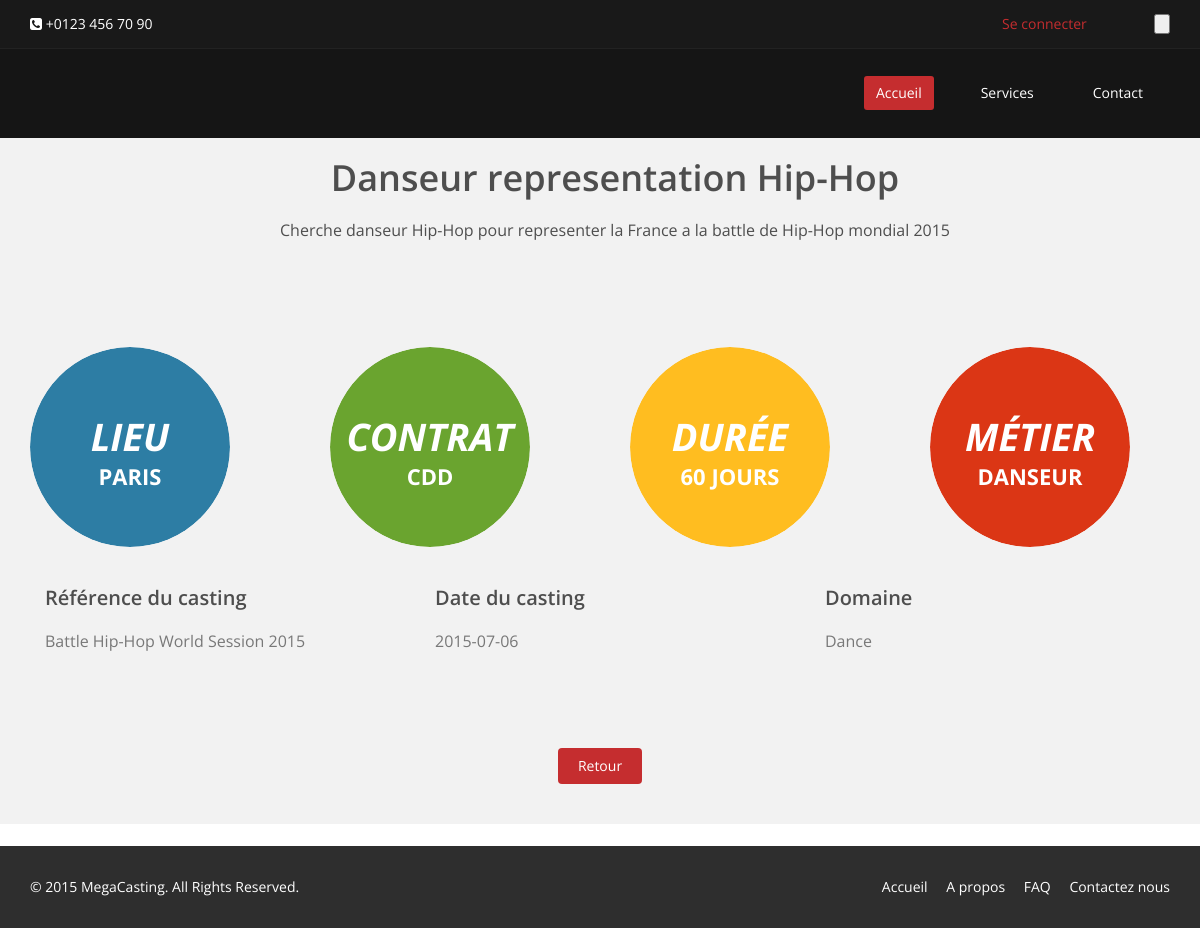
The app's page /personnal.php?id_offre=13 with its own data.
### tables this page shows
CREATE TABLE IF NOT EXISTS `offre` (
  `id_offre` int(11) NOT NULL AUTO_INCREMENT,
  `int_offre` varchar(50) NOT NULL,
  `ref_offre` varchar(100) NOT NULL,
  `date_offre` varchar(40) NOT NULL,
  `duree_offre` int(5) NOT NULL,
  `date_deb_offre` varchar(40) NOT NULL,
  `loc_offre` varchar(150) NOT NULL,
  `desc_offre` varchar(3000) NOT NULL,
  `validation_offre` int(1) NOT NULL DEFAULT '0',
  `id_annonceur` int(11) NOT NULL,
  `id_contrat` int(11) NOT NULL,
  `id_metier` int(11) NOT NULL,
  `id_domaine` int(11) NOT NULL,
  `id_media` int(11) DEFAULT NULL,
  PRIMARY KEY (`id_offre`),
  KEY `id_annonceur` (`id_annonceur`),
  KEY `id_contrat` (`id_contrat`),
  KEY `id_metier` (`id_metier`),
  KEY `id_domaine` (`id_domaine`),
  KEY `id_media` (`id_media`)
);

CREATE TABLE IF NOT EXISTS `contrat` (
  `id_contrat` int(11) NOT NULL AUTO_INCREMENT,
  `lib_contrat` varchar(50) NOT NULL,
  PRIMARY KEY (`id_contrat`)
);

CREATE TABLE IF NOT EXISTS `metier` (
  `id_metier` int(11) NOT NULL AUTO_INCREMENT,
  `lib_metier` varchar(70) NOT NULL,
  PRIMARY KEY (`id_metier`)
);

CREATE TABLE IF NOT EXISTS `domaine` (
  `id_domaine` int(11) NOT NULL AUTO_INCREMENT,
  `lib_domaine` varchar(50) NOT NULL,
  PRIMARY KEY (`id_domaine`)
);

### auth.php (called while the page is built)
<?php
require_once 'connexion.php';
Class Auth{
    static function islog(){
        global $bdd;
        if (isset($_SESSION['Auth']) && isset($_SESSION['Auth']['login']) && isset($_SESSION['Auth']['password']) && isset($_SESSION['Auth']['id_information'])){
            $q = array('login' => $_SESSION['Auth']['login'], 'password' => $_SESSION['Auth']['password'], 'id_information' => $_SESSION['Auth']['id_information']);
            $sql = "SELECT mail_information, password_information, validation_information FROM information WHERE mail_information = :login AND password_information = :password AND id_information = :id_information AND validation_information = '1'";
            $req = $bdd->prepare($sql);
            $req->execute($q);
            $count = $req->rowCount($sql);
            if($count == 1){
                return true;
            } else {
                return false;
            }
        } else {
            return false;
        }
    }
}
?>

### personnal.php (the view, shortened to what this page needs)
<?php require_once 'connexion.php';
?>
<!DOCTYPE html>
<html lang="en">
<head>
    <link href="css/bootstrap.min.css" rel="stylesheet">
    <link href="css/font-awesome.min.css" rel="stylesheet">
    <link href="css/animate.min.css" rel="stylesheet">
    <link href="css/megacasting.css" rel="stylesheet">
    <link href="css/prettyPhoto.css" rel="stylesheet">
    <link href="css/main.css" rel="stylesheet">
    <link href="css/responsive.css" rel="stylesheet">
</head>
<body class="homepage">
    <header id="header">
        <div class="top-bar">
            <div class="container">
                <div class="row">
                    <div class="col-sm-6 col-xs-4">
                        <div class="top-number"><p><i class="fa fa-phone-square"></i>  +0123 456 70 90</p></div>
                    </div>
                    <div class="col-sm-6 col-xs-8">
                        <div class="social">
                            <?php
                                require('auth.php');
                                if(Auth::islog()){
                                    echo '<a href="private.php">Mon compte</a>';
                                }else{
                                    echo '<a href="login.php">Se connecter</a>';
                                }
                            ?>
                            <div class="search">
                                <form role="form">
                                    <input type="text" class="search-form" id="search" autocomplete="off" placeholder="Search" required="true">
                                    <input type="button" id="search_index" class="fa fa-search">
                                </form>
                           </div>
                        </div>
                    </div>
                </div>
            </div>
        </div>
        <nav class="navbar navbar-inverse" role="banner">
            <div class="container">
                <div class="collapse navbar-collapse navbar-right">
                    <ul class="nav navbar-nav">
                        <li class="active"><a href="index.php">Accueil</a></li>
                        <li><a href="services.php">Services</a></li>
                        <li><a href="contact-us.php">Contact</a></li>
                    </ul>
                </div>
            </div>
        </nav>
    </header>
    <section id="feature" >
        <div class="container">
            <?php
                $id_offre = $_GET['id_offre'];
                $resultats=$bdd->query("SELECT int_offre, ref_offre, date_offre, duree_offre, date_deb_offre, loc_offre, desc_offre, nom_annonceur, lib_contrat, lib_domaine, lib_metier FROM offre INNER JOIN metier ON metier.id_metier=offre.id_metier INNER JOIN contrat ON contrat.id_contrat=offre.id_contrat INNER JOIN domaine ON domaine.id_domaine=offre.id_domaine INNER JOIN annonceur ON annonceur.id_annonceur=offre.id_annonceur WHERE id_offre='" . $id_offre . "'");
                $resultats->setFetchMode(PDO::FETCH_OBJ);
                while( $resultat = $resultats->fetch() )
                {
                      $intitule = $resultat->int_offre;
                      $reference = $resultat->ref_offre;
                      $date = $resultat->date_offre;
                      $duree = $resultat->duree_offre;
                      $localisation = $resultat->loc_offre;
                      $description = $resultat->desc_offre;
                      $contrat = $resultat->lib_contrat;
                      $domaine = $resultat->lib_domaine;
                      $metier = $resultat->lib_metier;
                  }
            ?>
                  <div class='container_annonce'>
                       <section id="feature" >
                            <div class="container">
                               <div class="center wow fadeInDown">
                                   <h2 id="intitule"><?php echo $intitule ?></h2>
                                   <p class="lead" id="description"><?php echo $description ?></p>
                                </div>
                                <div class="row">
                                    <div class="row">
					<div class="col-sm-3">
						<div class="sinlge-skill wow fadeInDown" data-wow-duration="1000ms" data-wow-delay="300ms">
							<div class="joomla-skill">
								<p><em>Lieu</em></p>
								<p><?php echo $localisation ?></p>
							</div>
						</div>
					</div>
					 <div class="col-sm-3">
						<div class="sinlge-skill wow fadeInDown" data-wow-duration="1000ms" data-wow-delay="600ms">
							<div class="html-skill">
								<p><em>Contrat</em></p>
								<p><?php echo $contrat ?></p>
							</div>
						</div>
					</div>
					<div class="col-sm-3">
						<div class="sinlge-skill wow fadeInDown" data-wow-duration="1000ms" data-wow-delay="900ms">
							<div class="css-skill">
								<p><em>Durée</em></p>
								<p><?php echo $duree ?> jours</p>
							</div>
						</div>
					</div>
					 <div class="col-sm-3">
						<div class="sinlge-skill wow fadeInDown" data-wow-duration="1000ms" data-wow-delay="1200ms">
							<div class="wp-skill">
								<p><em>Métier</em></p>
								<p><?php echo $metier ?></p>
							</div>
						</div>
					</div>
                                    </div>
                                    <div class="features">
                                        <div class="col-md-4 col-sm-6 wow fadeInDown" data-wow-duration="1000ms" data-wow-delay="600ms">
                                            <div class="feature-wrap">
                                                <h2>Référence du casting</h2>
                                                <h3><?php echo $reference ?></h3>
                                            </div>
                                        </div>
                                        <div class="col-md-4 col-sm-6 wow fadeInDown" data-wow-duration="1000ms" data-wow-delay="600ms">
                                            <div class="feature-wrap">
                                                <h2>Date du casting</h2>
                                                <h3><?php echo $date ?></h3>
                                            </div>
                                        </div>
                                        <div class="col-md-4 col-sm-6 wow fadeInDown" data-wow-duration="1000ms" data-wow-delay="600ms">
                                            <div class="feature-wrap">
                                                <h2>Domaine</h2>
                                                <h3><?php echo $domaine ?></h3>
                                            </div>
                                        </div>
                                    </div>
                                </div>
                            </div>
                        </section>
                        <div class="row wowload fadeInLeftBig" style="text-align: center;">
                            <input type="button" id="cancel_personnal" class="btn btn-primary" value="Retour">
                        </div>
                    </div>
        </div>
    </section>
    <footer id="footer" class="midnight-blue">
        <div class="container">
            <div class="row">
                <div class="col-sm-6">
                    &copy; 2015 <a target="_blank" href="#" title="Megacasting, votre réussite, notre plus belle aventure">MegaCasting</a>. All Rights Reserved.
                </div>
                <div class="col-sm-6">
                    <ul class="pull-right">
                        <li><a href="#">Accueil</a></li>
                        <li><a href="#">A propos</a></li>
                        <li><a href="#">FAQ</a></li>
                        <li><a href="#">Contactez nous</a></li>
                    </ul>
                </div>
            </div>
        </div>
    </footer>
</body>
</html>

### records on screen
offre: int_offre "Danseur representation Hip-Hop", desc_offre "Cherche danseur Hip-Hop pour representer la France a la battle de Hip-Hop mondial 2015", loc_offre "PARIS", id_contrat.lib_contrat "CDD", duree_offre "60", id_metier.lib_metier "DANSEUR", ref_offre "Battle Hip-Hop World Session 2015", date_offre "2015-07-06", id_domaine.lib_domaine "Dance"
